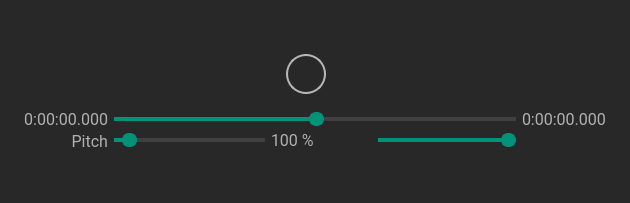
  <widget class="QDockWidget" name="dockWidget">
   <property name="minimumSize">
    <size>
     <width>630</width>
     <height>203</height>
    </size>
   </property>
   <property name="styleSheet">
    <string notr="true">QDockWidget
{
	color:#b1b1b1/*dimmed text*/;
	font-family:Roboto;
	font-size:14px;
    titlebar-close-icon: url(:/bzr/resources/close.png);
    titlebar-normal-icon: url(:/bzr/resources/undock.png);
}
QDockWidget::close-button, QDockWidget::float-button {
    background: #282828/*background*/;
    icon-size: 12px;
	border: none;
    background: transparent;
}

QDockWidget::title {
    text-align: left;
    background: #282828/*background*/;
	padding:4px;
}</string>
   </property>
   <property name="windowTitle">
    <string>Play Control</string>
   </property>
   <attribute name="dockWidgetArea">
    <number>4</number>
   </attribute>
   <widget class="QWidget" name="dockWidgetContents">
    <property name="sizePolicy">
     <sizepolicy hsizetype="MinimumExpanding" vsizetype="Preferred">
      <horstretch>0</horstretch>
      <verstretch>0</verstretch>
     </sizepolicy>
    </property>
    <property name="minimumSize">
     <size>
      <width>0</width>
      <height>0</height>
     </size>
    </property>
    <property name="styleSheet">
     <string notr="true">#dockWidgetContents
{
background-color:#282828/*background*/;
border:none;
color:#ffffff;
}
</string>
    </property>
    <layout class="QGridLayout" name="gridLayout">
     <property name="leftMargin">
      <number>0</number>
     </property>
     <property name="topMargin">
      <number>0</number>
     </property>
     <property name="rightMargin">
      <number>0</number>
     </property>
     <property name="bottomMargin">
      <number>12</number>
     </property>
     <property name="spacing">
      <number>0</number>
     </property>
     <item row="0" column="0">
      <widget class="QGroupBox" name="groupBox">
       <property name="minimumSize">
        <size>
         <width>0</width>
         <height>0</height>
        </size>
       </property>
       <property name="styleSheet">
        <string notr="true">#groupBox
{
border:none;

}</string>
       </property>
       <property name="title">
        <string/>
       </property>
       <property name="alignment">
        <set>Qt::AlignCenter</set>
       </property>
       <property name="flat">
        <bool>false</bool>
       </property>
       <property name="checkable">
        <bool>false</bool>
       </property>
       <layout class="QGridLayout" name="gridLayout_10">
        <property name="topMargin">
         <number>0</number>
        </property>
        <property name="bottomMargin">
         <number>0</number>
        </property>
        <property name="verticalSpacing">
         <number>0</number>
        </property>
        <item row="0" column="0">
         <spacer name="horizontalSpacer_3">
          <property name="orientation">
           <enum>Qt::Horizontal</enum>
          </property>
          <property name="sizeType">
           <enum>QSizePolicy::Maximum</enum>
          </property>
          <property name="sizeHint" stdset="0">
           <size>
            <width>0</width>
            <height>51</height>
           </size>
          </property>
         </spacer>
        </item>
        <item row="0" column="1">
         <widget class="QGroupBox" name="bottom_2">
          <property name="sizePolicy">
           <sizepolicy hsizetype="MinimumExpanding" vsizetype="Fixed">
            <horstretch>0</horstretch>
            <verstretch>0</verstretch>
           </sizepolicy>
          </property>
          <property name="minimumSize">
           <size>
            <width>500</width>
            <height>115</height>
           </size>
          </property>
          <property name="maximumSize">
           <size>
            <width>1000</width>
            <height>16777215</height>
           </size>
          </property>
          <property name="styleSheet">
           <string notr="true">background:#282828/*background*/;
border:0;</string>
          </property>
          <property name="title">
           <string/>
          </property>
          <property name="flat">
           <bool>true</bool>
          </property>
          <layout class="QGridLayout" name="gridLayout_2">
           <property name="topMargin">
            <number>0</number>
           </property>
           <property name="bottomMargin">
            <number>0</number>
           </property>
           <property name="verticalSpacing">
            <number>0</number>
           </property>
           <item row="1" column="12">
            <widget class="QLabel" name="labelFileLength_2">
             <property name="sizePolicy">
              <sizepolicy hsizetype="Minimum" vsizetype="Preferred">
               <horstretch>0</horstretch>
               <verstretch>0</verstretch>
              </sizepolicy>
             </property>
             <property name="minimumSize">
              <size>
               <width>90</width>
               <height>0</height>
              </size>
             </property>
             <property name="maximumSize">
              <size>
               <width>800</width>
               <height>16777215</height>
              </size>
             </property>
             <property name="font">
              <font>
               <family>Roboto</family>
               <pointsize>-1</pointsize>
               <italic>false</italic>
               <bold>false</bold>
              </font>
             </property>
             <property name="styleSheet">
              <string notr="true">QLabel
{
	color:#b1b1b1/*dimmed text*/;
    font-family:Roboto;
	font-size:16px;
}</string>
             </property>
             <property name="text">
              <string>0:00:00.000</string>
             </property>
            </widget>
           </item>
           <item row="2" column="1" colspan="5">
            <widget class="NoPageSlider" name="pitchSlider">
             <property name="sizePolicy">
              <sizepolicy hsizetype="Preferred" vsizetype="Fixed">
               <horstretch>0</horstretch>
               <verstretch>0</verstretch>
              </sizepolicy>
             </property>
             <property name="maximumSize">
              <size>
               <width>16777215</width>
               <height>16777215</height>
              </size>
             </property>
             <property name="mouseTracking">
              <bool>true</bool>
             </property>
             <property name="focusPolicy">
              <enum>Qt::NoFocus</enum>
             </property>
             <property name="styleSheet">
              <string notr="true">QSlider::groove:horizontal { 
	background-color: #404040/*medium*/;
	height: 4px; 
	border-radius: 4px;
}

QSlider::handle:horizontal { 
	background-color: #009379/*main*/; 
	border: 2px solid #009379/*main*/; 
	width: 11px; 
	height: 20px; 
	line-height: 20px; 
	margin-top: -5px; 
	margin-bottom: -5px; 
	border-radius: 7px; 
}
QSlider::handle:horizontal:hover { 
	background-color: #00c09e/*main hover*/; 
	border: 2px solid #00c09e/*main hover*/; 
}


QSlider::sub-page:horizontal {
background-color:#009379/*main*/; 


}</string>
             </property>
             <property name="minimum">
              <number>0</number>
             </property>
             <property name="maximum">
              <number>1700</number>
             </property>
             <property name="singleStep">
              <number>1</number>
             </property>
             <property name="pageStep">
              <number>10</number>
             </property>
             <property name="value">
              <number>100</number>
             </property>
             <property name="tracking">
              <bool>true</bool>
             </property>
             <property name="orientation">
              <enum>Qt::Horizontal</enum>
             </property>
            </widget>
           </item>
           <item row="1" column="0">
            <widget class="QLabel" name="labelTimer_2">
             <property name="sizePolicy">
              <sizepolicy hsizetype="Minimum" vsizetype="Preferred">
               <horstretch>0</horstretch>
               <verstretch>0</verstretch>
              </sizepolicy>
             </property>
             <property name="minimumSize">
              <size>
               <width>90</width>
               <height>0</height>
              </size>
             </property>
             <property name="font">
              <font>
               <family>Roboto</family>
               <pointsize>-1</pointsize>
               <italic>false</italic>
               <bold>false</bold>
              </font>
             </property>
             <property name="styleSheet">
              <string notr="true">QLabel
{
	color:#b1b1b1/*dimmed text*/;
    font-family:Roboto;
	font-size:16px;
}</string>
             </property>
             <property name="text">
              <string>0:00:00.000</string>
             </property>
             <property name="alignment">
              <set>Qt::AlignRight|Qt::AlignTrailing|Qt::AlignVCenter</set>
             </property>
            </widget>
           </item>
           <item row="1" column="1" colspan="11">
            <widget class="NoPageSlider" name="positionSlider">
             <property name="sizePolicy">
              <sizepolicy hsizetype="Expanding" vsizetype="Fixed">
               <horstretch>0</horstretch>
               <verstretch>0</verstretch>
              </sizepolicy>
             </property>
             <property name="maximumSize">
              <size>
               <width>16777215</width>
               <height>16777215</height>
              </size>
             </property>
             <property name="mouseTracking">
              <bool>true</bool>
             </property>
             <property name="focusPolicy">
              <enum>Qt::NoFocus</enum>
             </property>
             <property name="styleSheet">
              <string notr="true">QSlider::groove:horizontal { 
	background-color: #404040/*medium*/;
	height: 4px; 
	border-radius: 4px;
}

QSlider::handle:horizontal { 
	background-color: #009379/*main*/; 
	border: 2px solid #009379/*main*/; 
	width: 11px; 
	height: 20px; 
	line-height: 20px; 
	margin-top: -5px; 
	margin-bottom: -5px; 
	border-radius: 7px; 
}
QSlider::handle:horizontal:hover { 
	background-color: #00c09e/*main hover*/; 
	border: 2px solid #00c09e/*main hover*/; 
}


QSlider::sub-page:horizontal {
background-color:#009379/*main*/; 


}</string>
             </property>
             <property name="pageStep">
              <number>1</number>
             </property>
             <property name="value">
              <number>50</number>
             </property>
             <property name="tracking">
              <bool>true</bool>
             </property>
             <property name="orientation">
              <enum>Qt::Horizontal</enum>
             </property>
            </widget>
           </item>
           <item row="2" column="12">
            <widget class="QCheckBox" name="checkBoxVolumeOn">
             <property name="sizePolicy">
              <sizepolicy hsizetype="Preferred" vsizetype="Fixed">
               <horstretch>0</horstretch>
               <verstretch>0</verstretch>
              </sizepolicy>
             </property>
             <property name="minimumSize">
              <size>
               <width>40</width>
               <height>24</height>
              </size>
             </property>
             <property name="maximumSize">
              <size>
               <width>24</width>
               <height>16777215</height>
              </size>
             </property>
             <property name="font">
              <font>
               <family>Arial</family>
               <bold>false</bold>
              </font>
             </property>
             <property name="focusPolicy">
              <enum>Qt::NoFocus</enum>
             </property>
             <property name="styleSheet">
              <string notr="true">QCheckBox
{
	color:#b7b7b7/*button*/;
margin-left:-24px
}
QCheckBox::indicator {

	font-size: 34px;
	color:#b7b7b7/*button*/;
	image:none;
}

QCheckBox:hover
{
	color: #ffffff/*button hover*/;
}
</string>
             </property>
             <property name="text">
              <string/>
             </property>
             <property name="icon">
              <iconset resource="resource.qrc">
               <normaloff>:/bzr/resources/speaker-off.svg</normaloff>
               <normalon>:/bzr/resources/speaker.svg</normalon>:/bzr/resources/speaker-off.svg</iconset>
             </property>
             <property name="iconSize">
              <size>
               <width>34</width>
               <height>34</height>
              </size>
             </property>
             <property name="checkable">
              <bool>true</bool>
             </property>
            </widget>
           </item>
           <item row="0" column="12">
            <spacer name="horizontalSpacer_8">
             <property name="orientation">
              <enum>Qt::Horizontal</enum>
             </property>
             <property name="sizeType">
              <enum>QSizePolicy::Maximum</enum>
             </property>
             <property name="sizeHint" stdset="0">
              <size>
               <width>40</width>
               <height>20</height>
              </size>
             </property>
            </spacer>
           </item>
           <item row="0" column="4" colspan="6">
            <widget class="QGroupBox" name="groupBox_2">
             <property name="sizePolicy">
              <sizepolicy hsizetype="MinimumExpanding" vsizetype="Fixed">
               <horstretch>0</horstretch>
               <verstretch>0</verstretch>
              </sizepolicy>
             </property>
             <property name="minimumSize">
              <size>
               <width>216</width>
               <height>44</height>
              </size>
             </property>
             <property name="maximumSize">
              <size>
               <width>170</width>
               <height>210</height>
              </size>
             </property>
             <property name="title">
              <string/>
             </property>
             <property name="alignment">
              <set>Qt::AlignCenter</set>
             </property>
             <layout class="QGridLayout" name="gridLayout_3">
              <property name="sizeConstraint">
               <enum>QLayout::SetDefaultConstraint</enum>
              </property>
              <item row="0" column="1">
               <widget class="QPushButton" name="buttonPrev">
                <property name="minimumSize">
                 <size>
                  <width>26</width>
                  <height>32</height>
                 </size>
                </property>
                <property name="maximumSize">
                 <size>
                  <width>32</width>
                  <height>32</height>
                 </size>
                </property>
                <property name="font">
                 <font>
                  <family>Arial</family>
                  <pointsize>-1</pointsize>
                 </font>
                </property>
                <property name="focusPolicy">
                 <enum>Qt::NoFocus</enum>
                </property>
                <property name="toolTip">
                 <string>Previous</string>
                </property>
                <property name="layoutDirection">
                 <enum>Qt::LeftToRight</enum>
                </property>
                <property name="styleSheet">
                 <string notr="true">QPushButton
{

	font-size: 34px;
	color:#b7b7b7/*button*/;
	border-radius: 20px; 
	margin-top:0;

}

QPushButton:hover
{
	color: #ffffff/*button hover*/;
}</string>
                </property>
                <property name="text">
                 <string/>
                </property>
                <property name="icon">
                 <iconset resource="resource.qrc">
                  <normaloff>:/bzr/resources/prev.svg</normaloff>:/bzr/resources/prev.svg</iconset>
                </property>
                <property name="iconSize">
                 <size>
                  <width>36</width>
                  <height>36</height>
                 </size>
                </property>
                <property name="checkable">
                 <bool>true</bool>
                </property>
                <property name="checked">
                 <bool>false</bool>
                </property>
                <property name="flat">
                 <bool>false</bool>
                </property>
               </widget>
              </item>
              <item row="0" column="2">
               <widget class="QPushButton" name="buttonPlay_2">
                <property name="sizePolicy">
                 <sizepolicy hsizetype="Minimum" vsizetype="Fixed">
                  <horstretch>0</horstretch>
                  <verstretch>0</verstretch>
                 </sizepolicy>
                </property>
                <property name="minimumSize">
                 <size>
                  <width>40</width>
                  <height>40</height>
                 </size>
                </property>
                <property name="maximumSize">
                 <size>
                  <width>40</width>
                  <height>40</height>
                 </size>
                </property>
                <property name="font">
                 <font>
                  <family>Arial</family>
                  <pointsize>-1</pointsize>
                 </font>
                </property>
                <property name="mouseTracking">
                 <bool>true</bool>
                </property>
                <property name="focusPolicy">
                 <enum>Qt::NoFocus</enum>
                </property>
                <property name="toolTip">
                 <string>Play</string>
                </property>
                <property name="layoutDirection">
                 <enum>Qt::LeftToRight</enum>
                </property>
                <property name="styleSheet">
                 <string notr="true">QPushButton
{
	font-size: 46px;
	background-color: #282828/*background*/;
	border: 2px solid #b7b7b7/*button*/;
	color:#b7b7b7/*button*/;
	border-radius: 20px; 
margin:0;
padding:0;

}

QPushButton:hover
{
	color: #ffffff/*button hover*/;
	border-color:#ffffff/*button hover*/;
}</string>
                </property>
                <property name="text">
                 <string/>
                </property>
                <property name="icon">
                 <iconset resource="resource.qrc">
                  <normaloff>:/bzr/resources/play.svg</normaloff>:/bzr/resources/play.svg</iconset>
                </property>
                <property name="iconSize">
                 <size>
                  <width>44</width>
                  <height>44</height>
                 </size>
                </property>
                <property name="checkable">
                 <bool>true</bool>
                </property>
                <property name="checked">
                 <bool>false</bool>
                </property>
                <property name="default">
                 <bool>false</bool>
                </property>
                <property name="flat">
                 <bool>false</bool>
                </property>
               </widget>
              </item>
              <item row="0" column="3">
               <widget class="QPushButton" name="buttonNext">
                <property name="minimumSize">
                 <size>
                  <width>26</width>
                  <height>32</height>
                 </size>
                </property>
                <property name="maximumSize">
                 <size>
                  <width>32</width>
                  <height>32</height>
                 </size>
                </property>
                <property name="font">
                 <font>
                  <family>Arial</family>
                  <pointsize>-1</pointsize>
                 </font>
                </property>
                <property name="focusPolicy">
                 <enum>Qt::NoFocus</enum>
                </property>
                <property name="toolTip">
                 <string>Next</string>
                </property>
                <property name="layoutDirection">
                 <enum>Qt::LeftToRight</enum>
                </property>
                <property name="styleSheet">
                 <string notr="true">QPushButton
{

	font-size: 34px;
	color:#b7b7b7/*button*/;
	border-radius: 20px; 


margin-top:0;
}
QPushButton:hover
{
	color: #ffffff/*button hover*/;
}
</string>
                </property>
                <property name="text">
                 <string/>
                </property>
                <property name="icon">
                 <iconset resource="resource.qrc">
                  <normaloff>:/bzr/resources/next.svg</normaloff>:/bzr/resources/next.svg</iconset>
                </property>
                <property name="iconSize">
                 <size>
                  <width>36</width>
                  <height>36</height>
                 </size>
                </property>
                <property name="checkable">
                 <bool>true</bool>
                </property>
                <property name="checked">
                 <bool>false</bool>
                </property>
                <property name="flat">
                 <bool>false</bool>
                </property>
               </widget>
              </item>
              <item row="0" column="4">
               <widget class="QPushButton" name="buttonStop">
                <property name="minimumSize">
                 <size>
                  <width>26</width>
                  <height>32</height>
                 </size>
                </property>
                <property name="maximumSize">
                 <size>
                  <width>32</width>
                  <height>32</height>
                 </size>
                </property>
                <property name="font">
                 <font>
                  <family>Arial</family>
                 </font>
                </property>
                <property name="focusPolicy">
                 <enum>Qt::NoFocus</enum>
                </property>
                <property name="toolTip">
                 <string>Stop</string>
                </property>
                <property name="styleSheet">
                 <string notr="true">QPushButton
{

	color:#b7b7b7/*button*/;
margin-top:0;
margin-left:-6px;
}
QPushButton:hover
{
	color: #ffffff/*button hover*/;
}
</string>
                </property>
                <property name="text">
                 <string/>
                </property>
                <property name="icon">
                 <iconset>
                  <normaloff>resources/stop.svg</normaloff>resources/stop.svg</iconset>
                </property>
                <property name="iconSize">
                 <size>
                  <width>36</width>
                  <height>36</height>
                 </size>
                </property>
               </widget>
              </item>
              <item row="0" column="0">
               <widget class="QCheckBox" name="checkBoxShuffle">
                <property name="minimumSize">
                 <size>
                  <width>26</width>
                  <height>32</height>
                 </size>
                </property>
                <property name="maximumSize">
                 <size>
                  <width>32</width>
                  <height>32</height>
                 </size>
                </property>
                <property name="font">
                 <font>
                  <family>Arial</family>
                 </font>
                </property>
                <property name="focusPolicy">
                 <enum>Qt::NoFocus</enum>
                </property>
                <property name="toolTip">
                 <string>Enable shuffle</string>
                </property>
                <property name="styleSheet">
                 <string notr="true">QCheckBox
{

	color:#b7b7b7/*button*/;
margin-left:-20px;
margin-top:-1px;


}
QCheckBox::indicator {


	color:#b7b7b7/*button*/;
	image:none;
}

QCheckBox::checked {
    color:#009379/*main*/;
}

QCheckBox::checked:hover { 
	color: #00c09e/*main hover*/; 
}

QCheckBox:hover
{
	color: #ffffff/*button hover*/;
}</string>
                </property>
                <property name="text">
                 <string/>
                </property>
                <property name="icon">
                 <iconset resource="resource.qrc">
                  <normaloff>:/bzr/resources/shuffle.svg</normaloff>:/bzr/resources/shuffle.svg</iconset>
                </property>
                <property name="iconSize">
                 <size>
                  <width>36</width>
                  <height>36</height>
                 </size>
                </property>
               </widget>
              </item>
              <item row="0" column="5">
               <widget class="QCheckBox" name="checkBoxLoop">
                <property name="minimumSize">
                 <size>
                  <width>26</width>
                  <height>32</height>
                 </size>
                </property>
                <property name="maximumSize">
                 <size>
                  <width>32</width>
                  <height>32</height>
                 </size>
                </property>
                <property name="font">
                 <font>
                  <family>Arial</family>
                  <pointsize>-1</pointsize>
                 </font>
                </property>
                <property name="focusPolicy">
                 <enum>Qt::NoFocus</enum>
                </property>
                <property name="toolTip">
                 <string>&lt;html&gt;&lt;head/&gt;&lt;body&gt;&lt;p&gt;Enable repeat&lt;/p&gt;&lt;/body&gt;&lt;/html&gt;</string>
                </property>
                <property name="styleSheet">
                 <string notr="true">
QCheckBox
{

	color:#b7b7b7/*button*/;
	font-size: 34px;
margin-left:-21px
}
QCheckBox::indicator {

	font-size: 24px;
	color:#b7b7b7/*button*/;
	image:none;
}
QCheckBox::indeterminate {
    color:#009379/*main*/;
}
QCheckBox::checked {
    color:#009379/*main*/;
}

QCheckBox::checked:hover { 
	color: #00c09e/*main hover*/; 
}

QCheckBox::indeterminate:hover { 
    color: #00c09e/*main hover*/; 
}

QCheckBox:hover
{
	color: #ffffff/*button hover*/;
}</string>
                </property>
                <property name="text">
                 <string/>
                </property>
                <property name="icon">
                 <iconset resource="resource.qrc">
                  <normaloff>:/bzr/resources/repeat.svg</normaloff>:/bzr/resources/repeat.svg</iconset>
                </property>
                <property name="iconSize">
                 <size>
                  <width>34</width>
                  <height>34</height>
                 </size>
                </property>
                <property name="tristate">
                 <bool>true</bool>
                </property>
               </widget>
              </item>
             </layout>
            </widget>
           </item>
           <item row="2" column="6">
            <widget class="QLabel" name="labelPitchValue">
             <property name="sizePolicy">
              <sizepolicy hsizetype="Fixed" vsizetype="Fixed">
               <horstretch>0</horstretch>
               <verstretch>0</verstretch>
              </sizepolicy>
             </property>
             <property name="minimumSize">
              <size>
               <width>45</width>
               <height>0</height>
              </size>
             </property>
             <property name="maximumSize">
              <size>
               <width>40</width>
               <height>16777215</height>
              </size>
             </property>
             <property name="font">
              <font>
               <family>Roboto</family>
               <pointsize>-1</pointsize>
               <italic>false</italic>
               <bold>false</bold>
              </font>
             </property>
             <property name="layoutDirection">
              <enum>Qt::LeftToRight</enum>
             </property>
             <property name="styleSheet">
              <string notr="true">QLabel
{
	color:#b1b1b1/*dimmed text*/;
    font-family:Roboto;
	font-weight:400;
	font-size:16px;
}</string>
             </property>
             <property name="text">
              <string>100 %</string>
             </property>
             <property name="alignment">
              <set>Qt::AlignLeading|Qt::AlignLeft|Qt::AlignVCenter</set>
             </property>
            </widget>
           </item>
           <item row="0" column="3">
            <spacer name="horizontalSpacer_7">
             <property name="orientation">
              <enum>Qt::Horizontal</enum>
             </property>
             <property name="sizeType">
              <enum>QSizePolicy::Expanding</enum>
             </property>
             <property name="sizeHint" stdset="0">
              <size>
               <width>87</width>
               <height>20</height>
              </size>
             </property>
            </spacer>
           </item>
           <item row="2" column="8" colspan="4">
            <widget class="NoPageSlider" name="volumeSlider">
             <property name="sizePolicy">
              <sizepolicy hsizetype="Preferred" vsizetype="Fixed">
               <horstretch>0</horstretch>
               <verstretch>0</verstretch>
              </sizepolicy>
             </property>
             <property name="maximumSize">
              <size>
               <width>16777215</width>
               <height>16777215</height>
              </size>
             </property>
             <property name="mouseTracking">
              <bool>true</bool>
             </property>
             <property name="focusPolicy">
              <enum>Qt::NoFocus</enum>
             </property>
             <property name="styleSheet">
              <string notr="true">QSlider::groove:horizontal { 
	background-color: #404040/*medium*/;
	height: 4px; 
	border-radius: 4px;
}

QSlider::handle:horizontal { 
	background-color: #009379/*main*/; 
	border: 2px solid #009379/*main*/; 
	width: 11px; 
	height: 20px; 
	line-height: 20px; 
	margin-top: -5px; 
	margin-bottom: -5px; 
	border-radius: 7px; 
}
QSlider::handle:horizontal:hover { 
	background-color: #00c09e/*main hover*/; 
	border: 2px solid #00c09e/*main hover*/; 
}


QSlider::sub-page:horizontal {
background-color:#009379/*main*/; 


}</string>
             </property>
             <property name="maximum">
              <number>100</number>
             </property>
             <property name="singleStep">
              <number>25</number>
             </property>
             <property name="pageStep">
              <number>25</number>
             </property>
             <property name="value">
              <number>100</number>
             </property>
             <property name="tracking">
              <bool>true</bool>
             </property>
             <property name="orientation">
              <enum>Qt::Horizontal</enum>
             </property>
            </widget>
           </item>
           <item row="0" column="0" colspan="3">
            <spacer name="horizontalSpacer_5">
             <property name="orientation">
              <enum>Qt::Horizontal</enum>
             </property>
             <property name="sizeType">
              <enum>QSizePolicy::Maximum</enum>
             </property>
             <property name="sizeHint" stdset="0">
              <size>
               <width>40</width>
               <height>20</height>
              </size>
             </property>
            </spacer>
           </item>
           <item row="2" column="0">
            <widget class="QLabel" name="labelPitch">
             <property name="font">
              <font>
               <family>Roboto</family>
               <pointsize>-1</pointsize>
               <italic>false</italic>
               <bold>false</bold>
              </font>
             </property>
             <property name="styleSheet">
              <string notr="true">QLabel
{
	color:#b1b1b1/*dimmed text*/;
    font-family:Roboto;
	font-size:16px;
}</string>
             </property>
             <property name="text">
              <string>Pitch</string>
             </property>
             <property name="alignment">
              <set>Qt::AlignRight|Qt::AlignTrailing|Qt::AlignVCenter</set>
             </property>
            </widget>
           </item>
           <item row="2" column="7">
            <spacer name="horizontalSpacer_9">
             <property name="orientation">
              <enum>Qt::Horizontal</enum>
             </property>
             <property name="sizeType">
              <enum>QSizePolicy::Maximum</enum>
             </property>
             <property name="sizeHint" stdset="0">
              <size>
               <width>50</width>
               <height>20</height>
              </size>
             </property>
            </spacer>
           </item>
           <item row="0" column="10">
            <spacer name="horizontalSpacer_6">
             <property name="orientation">
              <enum>Qt::Horizontal</enum>
             </property>
             <property name="sizeType">
              <enum>QSizePolicy::Expanding</enum>
             </property>
             <property name="sizeHint" stdset="0">
              <size>
               <width>30</width>
               <height>20</height>
              </size>
             </property>
            </spacer>
           </item>
          </layout>
         </widget>
        </item>
        <item row="0" column="2">
         <spacer name="horizontalSpacer_4">
          <property name="orientation">
           <enum>Qt::Horizontal</enum>
          </property>
          <property name="sizeType">
           <enum>QSizePolicy::Maximum</enum>
          </property>
          <property name="sizeHint" stdset="0">
           <size>
            <width>0</width>
            <height>51</height>
           </size>
          </property>
         </spacer>
        </item>
       </layout>
      </widget>
     </item>
    </layout>
   </widget>
  </widget>
